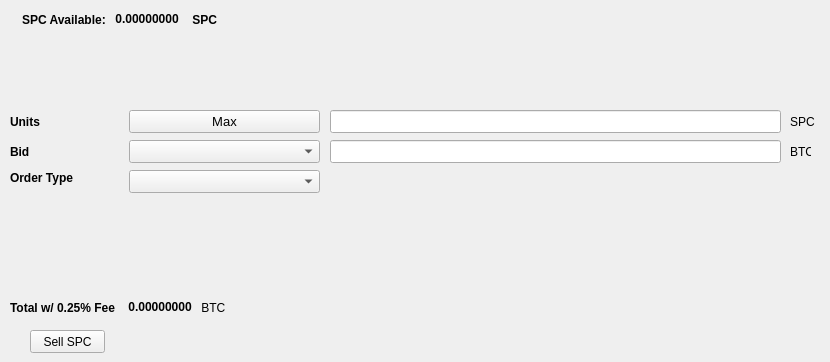
   <widget class="QWidget" name="SellTab">
    <attribute name="title">
     <string>Sell</string>
    </attribute>
    <widget class="QLabel" name="label_16">
     <property name="geometry">
      <rect>
       <x>790</x>
       <y>140</y>
       <width>21</width>
       <height>23</height>
      </rect>
     </property>
     <property name="text">
      <string>BTC</string>
     </property>
    </widget>
    <widget class="QComboBox" name="SellBidcomboBox">
     <property name="geometry">
      <rect>
       <x>129</x>
       <y>140</y>
       <width>191</width>
       <height>23</height>
      </rect>
     </property>
     <property name="font">
      <font>
       <pointsize>10</pointsize>
      </font>
     </property>
    </widget>
    <widget class="QLabel" name="label_18">
     <property name="geometry">
      <rect>
       <x>10</x>
       <y>110</y>
       <width>46</width>
       <height>23</height>
      </rect>
     </property>
     <property name="font">
      <font>
       <weight>75</weight>
       <bold>true</bold>
      </font>
     </property>
     <property name="text">
      <string>Units</string>
     </property>
    </widget>
    <widget class="QPushButton" name="Sell_Max_Amount">
     <property name="geometry">
      <rect>
       <x>129</x>
       <y>110</y>
       <width>191</width>
       <height>23</height>
      </rect>
     </property>
     <property name="font">
      <font>
       <pointsize>10</pointsize>
      </font>
     </property>
     <property name="text">
      <string>Max</string>
     </property>
    </widget>
    <widget class="QLabel" name="label_20">
     <property name="geometry">
      <rect>
       <x>10</x>
       <y>170</y>
       <width>71</width>
       <height>16</height>
      </rect>
     </property>
     <property name="font">
      <font>
       <weight>75</weight>
       <bold>true</bold>
      </font>
     </property>
     <property name="text">
      <string>Order Type</string>
     </property>
    </widget>
    <widget class="QComboBox" name="SellOrdertypeCombo">
     <property name="geometry">
      <rect>
       <x>129</x>
       <y>170</y>
       <width>191</width>
       <height>23</height>
      </rect>
     </property>
     <property name="font">
      <font>
       <pointsize>10</pointsize>
      </font>
     </property>
    </widget>
    <widget class="QLabel" name="label_21">
     <property name="geometry">
      <rect>
       <x>10</x>
       <y>140</y>
       <width>46</width>
       <height>23</height>
      </rect>
     </property>
     <property name="font">
      <font>
       <weight>75</weight>
       <bold>true</bold>
      </font>
     </property>
     <property name="text">
      <string>Bid</string>
     </property>
    </widget>
    <widget class="QLabel" name="label_22">
     <property name="geometry">
      <rect>
       <x>790</x>
       <y>110</y>
       <width>31</width>
       <height>23</height>
      </rect>
     </property>
     <property name="text">
      <string>SPC</string>
     </property>
    </widget>
    <widget class="QLineEdit" name="UnitsInputSPC">
     <property name="geometry">
      <rect>
       <x>330</x>
       <y>110</y>
       <width>451</width>
       <height>23</height>
      </rect>
     </property>
     <property name="font">
      <font>
       <pointsize>9</pointsize>
       <weight>75</weight>
       <bold>true</bold>
      </font>
     </property>
    </widget>
    <widget class="QLineEdit" name="SellBidPriceEdit">
     <property name="geometry">
      <rect>
       <x>330</x>
       <y>140</y>
       <width>451</width>
       <height>23</height>
      </rect>
     </property>
     <property name="font">
      <font>
       <pointsize>9</pointsize>
       <weight>75</weight>
       <bold>true</bold>
      </font>
     </property>
    </widget>
    <widget class="QPushButton" name="SellSPCBTN">
     <property name="geometry">
      <rect>
       <x>30</x>
       <y>330</y>
       <width>75</width>
       <height>23</height>
      </rect>
     </property>
     <property name="text">
      <string>Sell SPC</string>
     </property>
    </widget>
    <widget class="QWidget" name="layoutWidget">
     <property name="geometry">
      <rect>
       <x>22</x>
       <y>12</y>
       <width>200</width>
       <height>15</height>
      </rect>
     </property>
     <layout class="QHBoxLayout" name="horizontalLayout">
      <item>
       <widget class="QLabel" name="label232_2">
        <property name="font">
         <font>
          <weight>75</weight>
          <bold>true</bold>
         </font>
        </property>
        <property name="text">
         <string>SPC Available:</string>
        </property>
       </widget>
      </item>
      <item>
       <widget class="QLabel" name="SPCAvailableLabel">
        <property name="palette">
         <palette>
          <active>
           <colorrole role="WindowText">
            <brush brushstyle="SolidPattern">
             <color alpha="255">
              <red>0</red>
              <green>0</green>
              <blue>0</blue>
             </color>
            </brush>
           </colorrole>
           <colorrole role="Button">
            <brush brushstyle="SolidPattern">
             <color alpha="255">
              <red>0</red>
              <green>170</green>
              <blue>0</blue>
             </color>
            </brush>
           </colorrole>
           <colorrole role="Light">
            <brush brushstyle="SolidPattern">
             <color alpha="255">
              <red>0</red>
              <green>255</green>
              <blue>0</blue>
             </color>
            </brush>
           </colorrole>
           <colorrole role="Midlight">
            <brush brushstyle="SolidPattern">
             <color alpha="255">
              <red>0</red>
              <green>212</green>
              <blue>0</blue>
             </color>
            </brush>
           </colorrole>
           <colorrole role="Dark">
            <brush brushstyle="SolidPattern">
             <color alpha="255">
              <red>0</red>
              <green>85</green>
              <blue>0</blue>
             </color>
            </brush>
           </colorrole>
           <colorrole role="Mid">
            <brush brushstyle="SolidPattern">
             <color alpha="255">
              <red>0</red>
              <green>113</green>
              <blue>0</blue>
             </color>
            </brush>
           </colorrole>
           <colorrole role="Text">
            <brush brushstyle="SolidPattern">
             <color alpha="255">
              <red>0</red>
              <green>170</green>
              <blue>0</blue>
             </color>
            </brush>
           </colorrole>
           <colorrole role="BrightText">
            <brush brushstyle="SolidPattern">
             <color alpha="255">
              <red>255</red>
              <green>255</green>
              <blue>255</blue>
             </color>
            </brush>
           </colorrole>
           <colorrole role="ButtonText">
            <brush brushstyle="SolidPattern">
             <color alpha="255">
              <red>0</red>
              <green>0</green>
              <blue>0</blue>
             </color>
            </brush>
           </colorrole>
           <colorrole role="Base">
            <brush brushstyle="SolidPattern">
             <color alpha="255">
              <red>255</red>
              <green>255</green>
              <blue>255</blue>
             </color>
            </brush>
           </colorrole>
           <colorrole role="Window">
            <brush brushstyle="SolidPattern">
             <color alpha="255">
              <red>0</red>
              <green>170</green>
              <blue>0</blue>
             </color>
            </brush>
           </colorrole>
           <colorrole role="Shadow">
            <brush brushstyle="SolidPattern">
             <color alpha="255">
              <red>0</red>
              <green>0</green>
              <blue>0</blue>
             </color>
            </brush>
           </colorrole>
           <colorrole role="AlternateBase">
            <brush brushstyle="SolidPattern">
             <color alpha="255">
              <red>127</red>
              <green>212</green>
              <blue>127</blue>
             </color>
            </brush>
           </colorrole>
           <colorrole role="ToolTipBase">
            <brush brushstyle="SolidPattern">
             <color alpha="255">
              <red>255</red>
              <green>255</green>
              <blue>220</blue>
             </color>
            </brush>
           </colorrole>
           <colorrole role="ToolTipText">
            <brush brushstyle="SolidPattern">
             <color alpha="255">
              <red>0</red>
              <green>0</green>
              <blue>0</blue>
             </color>
            </brush>
           </colorrole>
          </active>
          <inactive>
           <colorrole role="WindowText">
            <brush brushstyle="SolidPattern">
             <color alpha="255">
              <red>0</red>
              <green>0</green>
              <blue>0</blue>
             </color>
            </brush>
           </colorrole>
           <colorrole role="Button">
            <brush brushstyle="SolidPattern">
             <color alpha="255">
              <red>0</red>
              <green>170</green>
              <blue>0</blue>
             </color>
            </brush>
           </colorrole>
           <colorrole role="Light">
            <brush brushstyle="SolidPattern">
             <color alpha="255">
              <red>0</red>
              <green>255</green>
              <blue>0</blue>
             </color>
            </brush>
           </colorrole>
           <colorrole role="Midlight">
            <brush brushstyle="SolidPattern">
             <color alpha="255">
              <red>0</red>
              <green>212</green>
              <blue>0</blue>
             </color>
            </brush>
           </colorrole>
           <colorrole role="Dark">
            <brush brushstyle="SolidPattern">
             <color alpha="255">
              <red>0</red>
              <green>85</green>
              <blue>0</blue>
             </color>
            </brush>
           </colorrole>
           <colorrole role="Mid">
            <brush brushstyle="SolidPattern">
             <color alpha="255">
              <red>0</red>
              <green>113</green>
              <blue>0</blue>
             </color>
            </brush>
           </colorrole>
           <colorrole role="Text">
            <brush brushstyle="SolidPattern">
             <color alpha="255">
              <red>0</red>
              <green>170</green>
              <blue>0</blue>
             </color>
            </brush>
           </colorrole>
           <colorrole role="BrightText">
            <brush brushstyle="SolidPattern">
             <color alpha="255">
              <red>255</red>
              <green>255</green>
              <blue>255</blue>
             </color>
            </brush>
           </colorrole>
           <colorrole role="ButtonText">
            <brush brushstyle="SolidPattern">
             <color alpha="255">
              <red>0</red>
              <green>0</green>
              <blue>0</blue>
             </color>
            </brush>
           </colorrole>
           <colorrole role="Base">
            <brush brushstyle="SolidPattern">
             <color alpha="255">
              <red>255</red>
              <green>255</green>
              <blue>255</blue>
             </color>
            </brush>
           </colorrole>
           <colorrole role="Window">
            <brush brushstyle="SolidPattern">
             <color alpha="255">
              <red>0</red>
              <green>170</green>
              <blue>0</blue>
             </color>
            </brush>
           </colorrole>
           <colorrole role="Shadow">
            <brush brushstyle="SolidPattern">
             <color alpha="255">
              <red>0</red>
              <green>0</green>
              <blue>0</blue>
             </color>
            </brush>
           </colorrole>
           <colorrole role="AlternateBase">
            <brush brushstyle="SolidPattern">
             <color alpha="255">
              <red>127</red>
              <green>212</green>
              <blue>127</blue>
             </color>
            </brush>
           </colorrole>
           <colorrole role="ToolTipBase">
            <brush brushstyle="SolidPattern">
             <color alpha="255">
              <red>255</red>
              <green>255</green>
              <blue>220</blue>
             </color>
            </brush>
           </colorrole>
           <colorrole role="ToolTipText">
            <brush brushstyle="SolidPattern">
             <color alpha="255">
              <red>0</red>
              <green>0</green>
              <blue>0</blue>
             </color>
            </brush>
           </colorrole>
          </inactive>
          <disabled>
           <colorrole role="WindowText">
            <brush brushstyle="SolidPattern">
             <color alpha="255">
              <red>0</red>
              <green>85</green>
              <blue>0</blue>
             </color>
            </brush>
           </colorrole>
           <colorrole role="Button">
            <brush brushstyle="SolidPattern">
             <color alpha="255">
              <red>0</red>
              <green>170</green>
              <blue>0</blue>
             </color>
            </brush>
           </colorrole>
           <colorrole role="Light">
            <brush brushstyle="SolidPattern">
             <color alpha="255">
              <red>0</red>
              <green>255</green>
              <blue>0</blue>
             </color>
            </brush>
           </colorrole>
           <colorrole role="Midlight">
            <brush brushstyle="SolidPattern">
             <color alpha="255">
              <red>0</red>
              <green>212</green>
              <blue>0</blue>
             </color>
            </brush>
           </colorrole>
           <colorrole role="Dark">
            <brush brushstyle="SolidPattern">
             <color alpha="255">
              <red>0</red>
              <green>85</green>
              <blue>0</blue>
             </color>
            </brush>
           </colorrole>
           <colorrole role="Mid">
            <brush brushstyle="SolidPattern">
             <color alpha="255">
              <red>0</red>
              <green>113</green>
              <blue>0</blue>
             </color>
            </brush>
           </colorrole>
           <colorrole role="Text">
            <brush brushstyle="SolidPattern">
             <color alpha="255">
              <red>0</red>
              <green>85</green>
              <blue>0</blue>
             </color>
            </brush>
           </colorrole>
           <colorrole role="BrightText">
            <brush brushstyle="SolidPattern">
             <color alpha="255">
              <red>255</red>
              <green>255</green>
              <blue>255</blue>
             </color>
            </brush>
           </colorrole>
           <colorrole role="ButtonText">
            <brush brushstyle="SolidPattern">
             <color alpha="255">
              <red>0</red>
              <green>85</green>
              <blue>0</blue>
             </color>
            </brush>
           </colorrole>
           <colorrole role="Base">
            <brush brushstyle="SolidPattern">
             <color alpha="255">
              <red>0</red>
              <green>170</green>
              <blue>0</blue>
             </color>
            </brush>
           </colorrole>
           <colorrole role="Window">
            <brush brushstyle="SolidPattern">
             <color alpha="255">
              <red>0</red>
              <green>170</green>
              <blue>0</blue>
             </color>
            </brush>
           </colorrole>
           <colorrole role="Shadow">
            <brush brushstyle="SolidPattern">
             <color alpha="255">
              <red>0</red>
              <green>0</green>
              <blue>0</blue>
             </color>
            </brush>
           </colorrole>
           <colorrole role="AlternateBase">
            <brush brushstyle="SolidPattern">
             <color alpha="255">
              <red>0</red>
              <green>170</green>
              <blue>0</blue>
             </color>
            </brush>
           </colorrole>
           <colorrole role="ToolTipBase">
            <brush brushstyle="SolidPattern">
             <color alpha="255">
              <red>255</red>
              <green>255</green>
              <blue>220</blue>
             </color>
            </brush>
           </colorrole>
           <colorrole role="ToolTipText">
            <brush brushstyle="SolidPattern">
             <color alpha="255">
              <red>0</red>
              <green>0</green>
              <blue>0</blue>
             </color>
            </brush>
           </colorrole>
          </disabled>
         </palette>
        </property>
        <property name="font">
         <font>
          <weight>75</weight>
          <bold>true</bold>
         </font>
        </property>
        <property name="text">
         <string> 0.00000000 </string>
        </property>
        <property name="textInteractionFlags">
         <set>Qt::LinksAccessibleByMouse|Qt::TextSelectableByKeyboard|Qt::TextSelectableByMouse</set>
        </property>
       </widget>
      </item>
      <item>
       <widget class="QLabel" name="labelSPC">
        <property name="font">
         <font>
          <weight>75</weight>
          <bold>true</bold>
         </font>
        </property>
        <property name="text">
         <string> SPC</string>
        </property>
       </widget>
      </item>
     </layout>
    </widget>
    <widget class="QWidget" name="layoutWidget">
     <property name="geometry">
      <rect>
       <x>10</x>
       <y>300</y>
       <width>218</width>
       <height>15</height>
      </rect>
     </property>
     <layout class="QHBoxLayout" name="horizontalLayout_2">
      <item>
       <widget class="QLabel" name="label_19">
        <property name="font">
         <font>
          <weight>75</weight>
          <bold>true</bold>
         </font>
        </property>
        <property name="text">
         <string>Total w/ 0.25% Fee </string>
        </property>
       </widget>
      </item>
      <item>
       <widget class="QLabel" name="SellCostLabel">
        <property name="palette">
         <palette>
          <active>
           <colorrole role="WindowText">
            <brush brushstyle="SolidPattern">
             <color alpha="255">
              <red>0</red>
              <green>0</green>
              <blue>0</blue>
             </color>
            </brush>
           </colorrole>
           <colorrole role="Button">
            <brush brushstyle="SolidPattern">
             <color alpha="255">
              <red>0</red>
              <green>170</green>
              <blue>0</blue>
             </color>
            </brush>
           </colorrole>
           <colorrole role="Light">
            <brush brushstyle="SolidPattern">
             <color alpha="255">
              <red>0</red>
              <green>255</green>
              <blue>0</blue>
             </color>
            </brush>
           </colorrole>
           <colorrole role="Midlight">
            <brush brushstyle="SolidPattern">
             <color alpha="255">
              <red>0</red>
              <green>212</green>
              <blue>0</blue>
             </color>
            </brush>
           </colorrole>
           <colorrole role="Dark">
            <brush brushstyle="SolidPattern">
             <color alpha="255">
              <red>0</red>
              <green>85</green>
              <blue>0</blue>
             </color>
            </brush>
           </colorrole>
           <colorrole role="Mid">
            <brush brushstyle="SolidPattern">
             <color alpha="255">
              <red>0</red>
              <green>113</green>
              <blue>0</blue>
             </color>
            </brush>
           </colorrole>
           <colorrole role="Text">
            <brush brushstyle="SolidPattern">
             <color alpha="255">
              <red>0</red>
              <green>170</green>
              <blue>0</blue>
             </color>
            </brush>
           </colorrole>
           <colorrole role="BrightText">
            <brush brushstyle="SolidPattern">
             <color alpha="255">
              <red>255</red>
              <green>255</green>
              <blue>255</blue>
             </color>
            </brush>
           </colorrole>
           <colorrole role="ButtonText">
            <brush brushstyle="SolidPattern">
             <color alpha="255">
              <red>0</red>
              <green>0</green>
              <blue>0</blue>
             </color>
            </brush>
           </colorrole>
           <colorrole role="Base">
            <brush brushstyle="SolidPattern">
             <color alpha="255">
              <red>255</red>
              <green>255</green>
              <blue>255</blue>
             </color>
            </brush>
           </colorrole>
           <colorrole role="Window">
            <brush brushstyle="SolidPattern">
             <color alpha="255">
              <red>0</red>
              <green>170</green>
              <blue>0</blue>
             </color>
            </brush>
           </colorrole>
           <colorrole role="Shadow">
            <brush brushstyle="SolidPattern">
             <color alpha="255">
              <red>0</red>
              <green>0</green>
              <blue>0</blue>
             </color>
            </brush>
           </colorrole>
           <colorrole role="AlternateBase">
            <brush brushstyle="SolidPattern">
             <color alpha="255">
              <red>127</red>
              <green>212</green>
              <blue>127</blue>
             </color>
            </brush>
           </colorrole>
           <colorrole role="ToolTipBase">
            <brush brushstyle="SolidPattern">
             <color alpha="255">
              <red>255</red>
              <green>255</green>
              <blue>220</blue>
             </color>
            </brush>
           </colorrole>
           <colorrole role="ToolTipText">
            <brush brushstyle="SolidPattern">
             <color alpha="255">
              <red>0</red>
              <green>0</green>
              <blue>0</blue>
             </color>
            </brush>
           </colorrole>
          </active>
          <inactive>
           <colorrole role="WindowText">
            <brush brushstyle="SolidPattern">
             <color alpha="255">
              <red>0</red>
              <green>0</green>
              <blue>0</blue>
             </color>
            </brush>
           </colorrole>
           <colorrole role="Button">
            <brush brushstyle="SolidPattern">
             <color alpha="255">
              <red>0</red>
              <green>170</green>
              <blue>0</blue>
             </color>
            </brush>
           </colorrole>
           <colorrole role="Light">
            <brush brushstyle="SolidPattern">
             <color alpha="255">
              <red>0</red>
              <green>255</green>
              <blue>0</blue>
             </color>
            </brush>
           </colorrole>
           <colorrole role="Midlight">
            <brush brushstyle="SolidPattern">
             <color alpha="255">
              <red>0</red>
              <green>212</green>
              <blue>0</blue>
             </color>
            </brush>
           </colorrole>
           <colorrole role="Dark">
            <brush brushstyle="SolidPattern">
             <color alpha="255">
              <red>0</red>
              <green>85</green>
              <blue>0</blue>
             </color>
            </brush>
           </colorrole>
           <colorrole role="Mid">
            <brush brushstyle="SolidPattern">
             <color alpha="255">
              <red>0</red>
              <green>113</green>
              <blue>0</blue>
             </color>
            </brush>
           </colorrole>
           <colorrole role="Text">
            <brush brushstyle="SolidPattern">
             <color alpha="255">
              <red>0</red>
              <green>170</green>
              <blue>0</blue>
             </color>
            </brush>
           </colorrole>
           <colorrole role="BrightText">
            <brush brushstyle="SolidPattern">
             <color alpha="255">
              <red>255</red>
              <green>255</green>
              <blue>255</blue>
             </color>
            </brush>
           </colorrole>
           <colorrole role="ButtonText">
            <brush brushstyle="SolidPattern">
             <color alpha="255">
              <red>0</red>
              <green>0</green>
              <blue>0</blue>
             </color>
            </brush>
           </colorrole>
           <colorrole role="Base">
            <brush brushstyle="SolidPattern">
             <color alpha="255">
              <red>255</red>
              <green>255</green>
              <blue>255</blue>
             </color>
            </brush>
           </colorrole>
           <colorrole role="Window">
            <brush brushstyle="SolidPattern">
             <color alpha="255">
              <red>0</red>
              <green>170</green>
              <blue>0</blue>
             </color>
            </brush>
           </colorrole>
           <colorrole role="Shadow">
            <brush brushstyle="SolidPattern">
             <color alpha="255">
              <red>0</red>
              <green>0</green>
              <blue>0</blue>
             </color>
            </brush>
           </colorrole>
           <colorrole role="AlternateBase">
            <brush brushstyle="SolidPattern">
             <color alpha="255">
              <red>127</red>
              <green>212</green>
              <blue>127</blue>
             </color>
            </brush>
           </colorrole>
           <colorrole role="ToolTipBase">
            <brush brushstyle="SolidPattern">
             <color alpha="255">
              <red>255</red>
              <green>255</green>
              <blue>220</blue>
             </color>
            </brush>
           </colorrole>
           <colorrole role="ToolTipText">
            <brush brushstyle="SolidPattern">
             <color alpha="255">
              <red>0</red>
              <green>0</green>
              <blue>0</blue>
             </color>
            </brush>
           </colorrole>
          </inactive>
          <disabled>
           <colorrole role="WindowText">
            <brush brushstyle="SolidPattern">
             <color alpha="255">
              <red>0</red>
              <green>85</green>
              <blue>0</blue>
             </color>
            </brush>
           </colorrole>
           <colorrole role="Button">
            <brush brushstyle="SolidPattern">
             <color alpha="255">
              <red>0</red>
              <green>170</green>
              <blue>0</blue>
             </color>
            </brush>
           </colorrole>
           <colorrole role="Light">
            <brush brushstyle="SolidPattern">
             <color alpha="255">
              <red>0</red>
              <green>255</green>
              <blue>0</blue>
             </color>
            </brush>
           </colorrole>
           <colorrole role="Midlight">
            <brush brushstyle="SolidPattern">
             <color alpha="255">
              <red>0</red>
              <green>212</green>
              <blue>0</blue>
             </color>
            </brush>
           </colorrole>
           <colorrole role="Dark">
            <brush brushstyle="SolidPattern">
             <color alpha="255">
              <red>0</red>
              <green>85</green>
              <blue>0</blue>
             </color>
            </brush>
           </colorrole>
           <colorrole role="Mid">
            <brush brushstyle="SolidPattern">
             <color alpha="255">
              <red>0</red>
              <green>113</green>
              <blue>0</blue>
             </color>
            </brush>
           </colorrole>
           <colorrole role="Text">
            <brush brushstyle="SolidPattern">
             <color alpha="255">
              <red>0</red>
              <green>85</green>
              <blue>0</blue>
             </color>
            </brush>
           </colorrole>
           <colorrole role="BrightText">
            <brush brushstyle="SolidPattern">
             <color alpha="255">
              <red>255</red>
              <green>255</green>
              <blue>255</blue>
             </color>
            </brush>
           </colorrole>
           <colorrole role="ButtonText">
            <brush brushstyle="SolidPattern">
             <color alpha="255">
              <red>0</red>
              <green>85</green>
              <blue>0</blue>
             </color>
            </brush>
           </colorrole>
           <colorrole role="Base">
            <brush brushstyle="SolidPattern">
             <color alpha="255">
              <red>0</red>
              <green>170</green>
              <blue>0</blue>
             </color>
            </brush>
           </colorrole>
           <colorrole role="Window">
            <brush brushstyle="SolidPattern">
             <color alpha="255">
              <red>0</red>
              <green>170</green>
              <blue>0</blue>
             </color>
            </brush>
           </colorrole>
           <colorrole role="Shadow">
            <brush brushstyle="SolidPattern">
             <color alpha="255">
              <red>0</red>
              <green>0</green>
              <blue>0</blue>
             </color>
            </brush>
           </colorrole>
           <colorrole role="AlternateBase">
            <brush brushstyle="SolidPattern">
             <color alpha="255">
              <red>0</red>
              <green>170</green>
              <blue>0</blue>
             </color>
            </brush>
           </colorrole>
           <colorrole role="ToolTipBase">
            <brush brushstyle="SolidPattern">
             <color alpha="255">
              <red>255</red>
              <green>255</green>
              <blue>220</blue>
             </color>
            </brush>
           </colorrole>
           <colorrole role="ToolTipText">
            <brush brushstyle="SolidPattern">
             <color alpha="255">
              <red>0</red>
              <green>0</green>
              <blue>0</blue>
             </color>
            </brush>
           </colorrole>
          </disabled>
         </palette>
        </property>
        <property name="font">
         <font>
          <weight>75</weight>
          <bold>true</bold>
         </font>
        </property>
        <property name="autoFillBackground">
         <bool>false</bool>
        </property>
        <property name="text">
         <string> 0.00000000</string>
        </property>
        <property name="textInteractionFlags">
         <set>Qt::LinksAccessibleByMouse|Qt::TextSelectableByMouse</set>
        </property>
       </widget>
      </item>
      <item>
       <widget class="QLabel" name="label_17">
        <property name="font">
         <font>
          <weight>50</weight>
          <bold>false</bold>
         </font>
        </property>
        <property name="text">
         <string> BTC</string>
        </property>
       </widget>
      </item>
     </layout>
    </widget>
   </widget>
